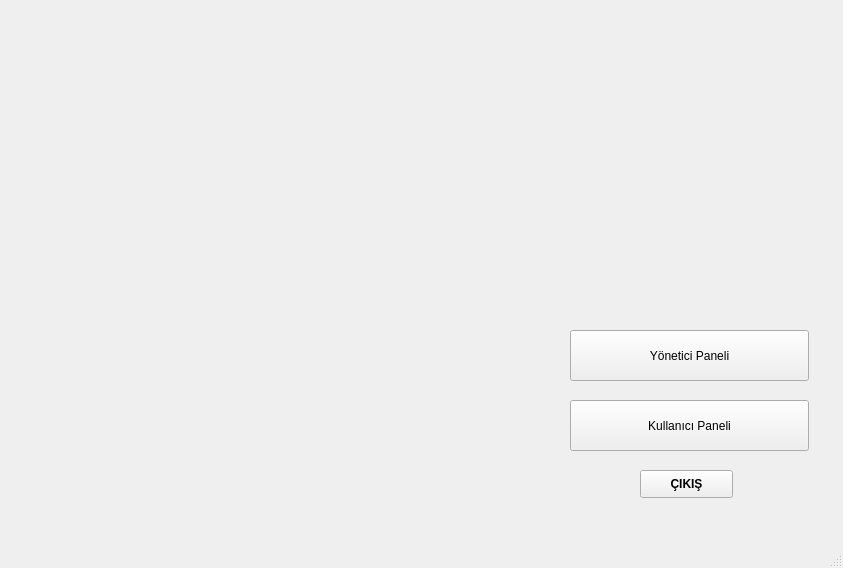
<?xml version="1.0" encoding="UTF-8"?>
<ui version="4.0">
 <class>AnaSayfa</class>
 <widget class="QMainWindow" name="AnaSayfa">
  <property name="geometry">
   <rect>
    <x>0</x>
    <y>0</y>
    <width>843</width>
    <height>568</height>
   </rect>
  </property>
  <property name="windowTitle">
   <string>Ana Sayfa</string>
  </property>
  <property name="windowIcon">
   <iconset resource="../../../../Resimler/Ekran Görüntüleri/anasayfa.qrc">
    <normaloff>:/anasayfa1/icon2.png</normaloff>:/anasayfa1/icon2.png</iconset>
  </property>
  <property name="windowOpacity">
   <double>10000000.000000000000000</double>
  </property>
  <property name="styleSheet">
   <string notr="true">#centralwidget{
border-image: url(:/anasayfa1/arkaplan2.jpg);
}</string>
  </property>
  <property name="iconSize">
   <size>
    <width>50</width>
    <height>50</height>
   </size>
  </property>
  <widget class="QWidget" name="centralwidget">
   <widget class="QPushButton" name="pushButton">
    <property name="geometry">
     <rect>
      <x>570</x>
      <y>400</y>
      <width>239</width>
      <height>51</height>
     </rect>
    </property>
    <property name="sizePolicy">
     <sizepolicy hsizetype="Minimum" vsizetype="Fixed">
      <horstretch>0</horstretch>
      <verstretch>0</verstretch>
     </sizepolicy>
    </property>
    <property name="minimumSize">
     <size>
      <width>0</width>
      <height>0</height>
     </size>
    </property>
    <property name="text">
     <string>Kullanıcı Paneli</string>
    </property>
    <property name="icon">
     <iconset resource="../../../../Resimler/Ekran Görüntüleri/anasayfa.qrc">
      <normaloff>:/anasayfa1/icon2.png</normaloff>:/anasayfa1/icon2.png</iconset>
    </property>
    <property name="iconSize">
     <size>
      <width>20</width>
      <height>20</height>
     </size>
    </property>
   </widget>
   <widget class="QPushButton" name="pushButton_3">
    <property name="geometry">
     <rect>
      <x>640</x>
      <y>470</y>
      <width>93</width>
      <height>28</height>
     </rect>
    </property>
    <property name="font">
     <font>
      <weight>75</weight>
      <bold>true</bold>
     </font>
    </property>
    <property name="text">
     <string>ÇIKIŞ</string>
    </property>
   </widget>
   <widget class="QPushButton" name="pushButton_2">
    <property name="geometry">
     <rect>
      <x>570</x>
      <y>330</y>
      <width>239</width>
      <height>51</height>
     </rect>
    </property>
    <property name="text">
     <string>Yönetici Paneli</string>
    </property>
    <property name="icon">
     <iconset resource="../../../../Resimler/Ekran Görüntüleri/anasayfa.qrc">
      <normaloff>:/anasayfa1/icon2.png</normaloff>:/anasayfa1/icon2.png</iconset>
    </property>
   </widget>
  </widget>
  <widget class="QMenuBar" name="menubar">
   <property name="geometry">
    <rect>
     <x>0</x>
     <y>0</y>
     <width>843</width>
     <height>26</height>
    </rect>
   </property>
  </widget>
  <widget class="QStatusBar" name="statusbar"/>
 </widget>
 <resources>
  <include location="../../../../Resimler/Ekran Görüntüleri/anasayfa.qrc"/>
 </resources>
 <connections/>
</ui>
